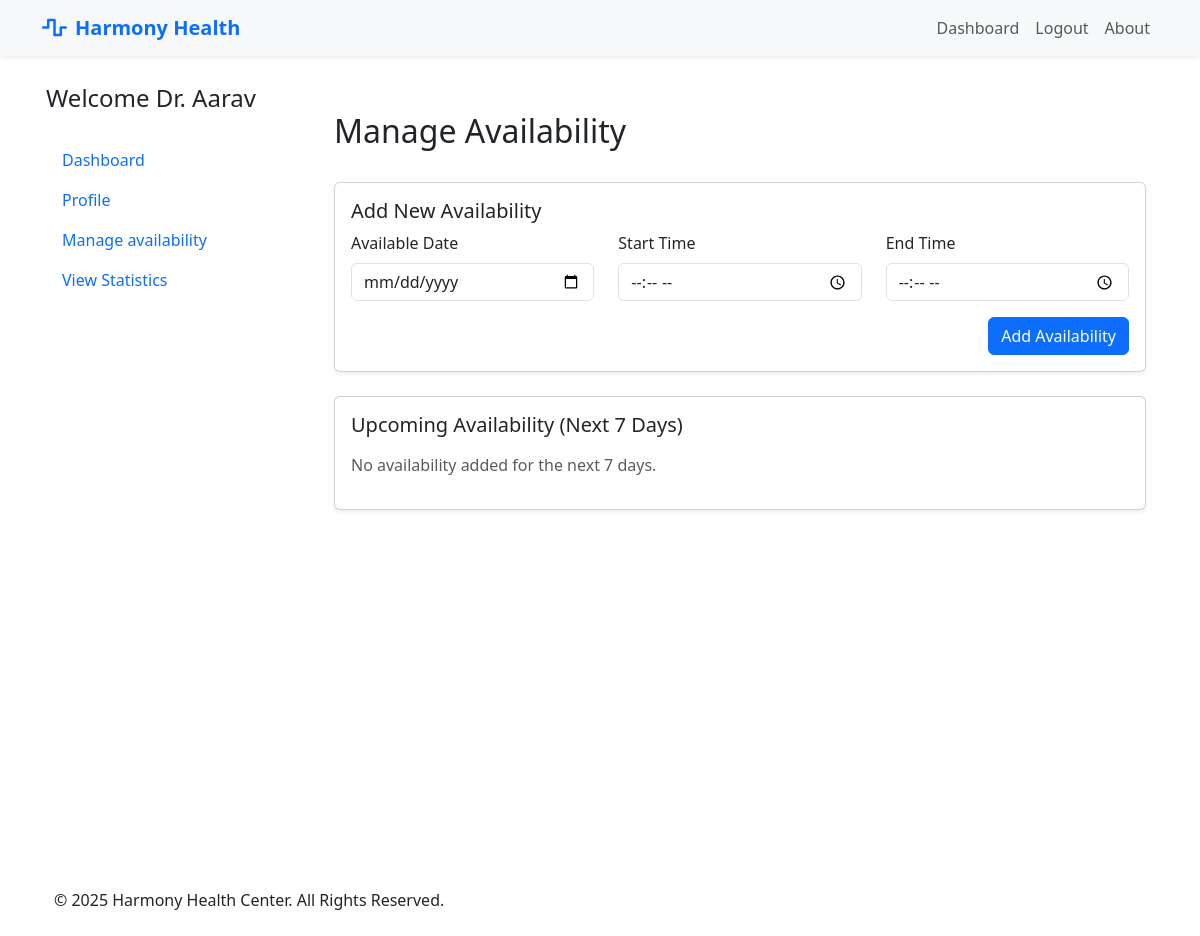
Before: /doctor/availability (signed in) with the older database file.
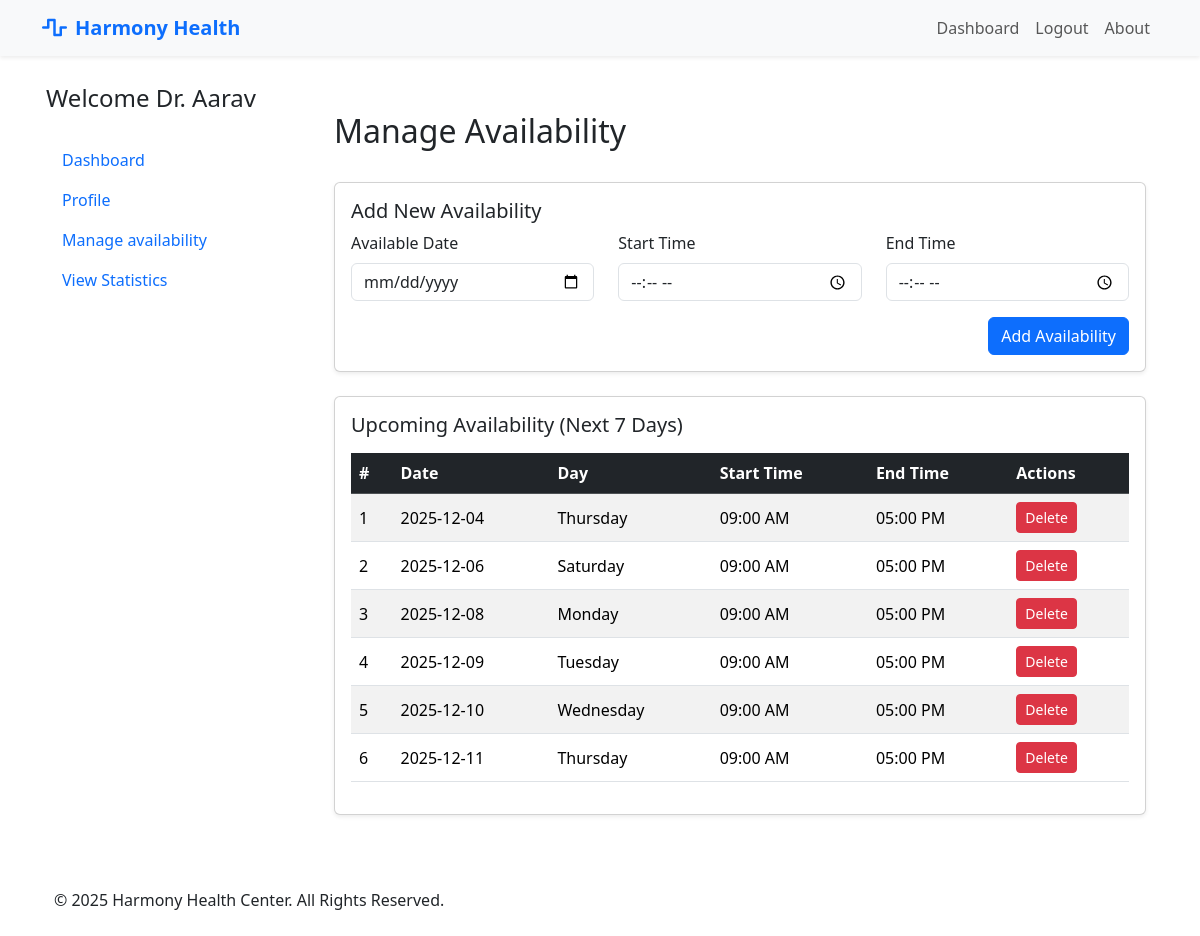
After: the same page with the newer database file.
### models.py (models this page shows, shortened)
class DoctorAvailability(db.Model):
    __tablename__ = 'doctor_availability'
    id = db.Column(db.Integer, primary_key=True)
    doctor_id = db.Column(db.Integer, db.ForeignKey('users.id'), nullable=False)
    available_date = db.Column(db.Date, nullable=False)  # actual date (YYYY-MM-DD)
    start_time = db.Column(db.Time, nullable=False)      # e.g., 09:00
    end_time = db.Column(db.Time, nullable=False)        # e.g., 17:00
    doctor = db.relationship(
        'User',
        backref=db.backref('availabilities', lazy=True, cascade="all, delete-orphan")
    )

### routes/doctor.py (the view, shortened to what this page needs)
@doctor.route('/availability', methods=['GET', 'POST'])
@login_required
def availability():
    check_user_role('doctor')
    today, next_week = date.today(), date.today() + timedelta(days=7)
    slots = (
        DoctorAvailability.query.filter(
            DoctorAvailability.doctor_id == current_user.id,
            DoctorAvailability.available_date.between(today, next_week)
        )
        .order_by(DoctorAvailability.available_date, DoctorAvailability.start_time)
        .all()
    )
    return render_template('doctor/manage_availability.html', slots=slots)

### app.py (called while the page is built)
def create_app():
    app = Flask(__name__)
    app.secret_key = 'app_secret_key'
    app.config['SQLALCHEMY_DATABASE_URI'] = 'sqlite:///hospital.db'
    db.init_app(app)
    bcrypt.init_app(app)
    login_manager.init_app(app)
    login_manager.login_view = 'auth.login'
    @login_manager.user_loader
    def load_user(user_id):
        return User.query.get(int(user_id))
    app.register_blueprint(auth, url_prefix='/auth')
    app.register_blueprint(admin, url_prefix='/admin')
    app.register_blueprint(doctor, url_prefix='/doctor')
    app.register_blueprint(patient, url_prefix='/patient')
    app.register_blueprint(api_bp, url_prefix='/api')
    with app.app_context():
        db.create_all()
        print('Database Created Successfully !!')
    return app

### routes/auth.py (called while the page is built)
def check_user_role(role):
    if current_user.role not in role:
        flash(f'You must be an {role} to view this page.')
        return redirect(url_for('auth.login'))

### templates/doctor/manage_availability.html
{% extends "base.html" %}
{% block main %}
<div class="container mt-5">
    <h2>Manage Availability</h2><br>
    <div class="card shadow-sm mb-4">
        <div class="card-body">
            <h5 class="card-title">Add New Availability</h5>
            <form method="POST" action="{{ url_for('doctor.availability') }}">
                <div class="row mb-3">
                    <div class="col-md-4">
                        <label for="available_date" class="form-label">Available Date</label>
                        <input type="date" name="available_date" id="available_date" class="form-control" min=""
                            required>
                    </div>
                    <div class="col-md-4">
                        <label for="start_time" class="form-label">Start Time</label>
                        <input type="time" name="start_time" id="start_time" class="form-control" required>
                    </div>
                    <div class="col-md-4">
                        <label for="end_time" class="form-label">End Time</label>
                        <input type="time" name="end_time" id="end_time" class="form-control" required>
                    </div>
                </div>
                <div class="text-end">
                    <button type="submit" class="btn btn-primary">Add Availability</button>
                </div>
            </form>
        </div>
    </div>
    <div class="card shadow-sm">
        <div class="card-body">
            <h5 class="card-title mb-3">Upcoming Availability (Next 7 Days)</h5>
            {% if slots %}
            <div class="table-responsive">
                <table class="table table-striped align-middle">
                    <thead class="table-dark">
                        <tr>
                            <th>#</th>
                            <th>Date</th>
                            <th>Day</th>
                            <th>Start Time</th>
                            <th>End Time</th>
                            <th>Actions</th>
                        </tr>
                    </thead>
                    <tbody>
                        {% for slot in slots %}
                        <tr>
                            <td>{{ loop.index }}</td>
                            <td>{{ slot.available_date.strftime('%Y-%m-%d') }}</td>
                            <td>{{ slot.available_date.strftime('%A') }}</td>
                            <td>{{ slot.start_time.strftime('%I:%M %p') }}</td>
                            <td>{{ slot.end_time.strftime('%I:%M %p') }}</td>
                            <td>
                                <form action="{{ url_for('doctor.delete_availability', id=slot.id) }}" method="POST"
                                    style="display:inline;">
                                    <button type="submit" class="btn btn-danger btn-sm">
                                        Delete
                                    </button>
                                </form>
                            </td>
                        </tr>
                        {% endfor %}
                    </tbody>
                </table>
            </div>
            {% else %}
            <p class="text-muted">No availability added for the next 7 days.</p>
            {% endif %}
        </div>
    </div>
</div>
{% endblock %}

Changed rows visible on the page:
now on this page (row edited): DoctorAvailability: available_date "2025-12-04", available_date "Thursday", start_time "09:00 AM", end_time "05:00 PM"
added DoctorAvailability: available_date "2025-12-06", available_date "Saturday", start_time "09:00 AM", end_time "05:00 PM"
now on this page (row edited): DoctorAvailability: available_date "2025-12-08", available_date "Monday", start_time "09:00 AM", end_time "05:00 PM"
now on this page (row edited): DoctorAvailability: available_date "2025-12-09", available_date "Tuesday", start_time "09:00 AM", end_time "05:00 PM"
now on this page (row edited): DoctorAvailability: available_date "2025-12-10", available_date "Wednesday", start_time "09:00 AM", end_time "05:00 PM"
now on this page (row edited): DoctorAvailability: available_date "2025-12-11", available_date "Thursday", start_time "09:00 AM", end_time "05:00 PM"
Other visible differences:
text no longer shown: "No availability added for the next 7 days."
text now shown: "# Date Day Start Time End Time Actions"
